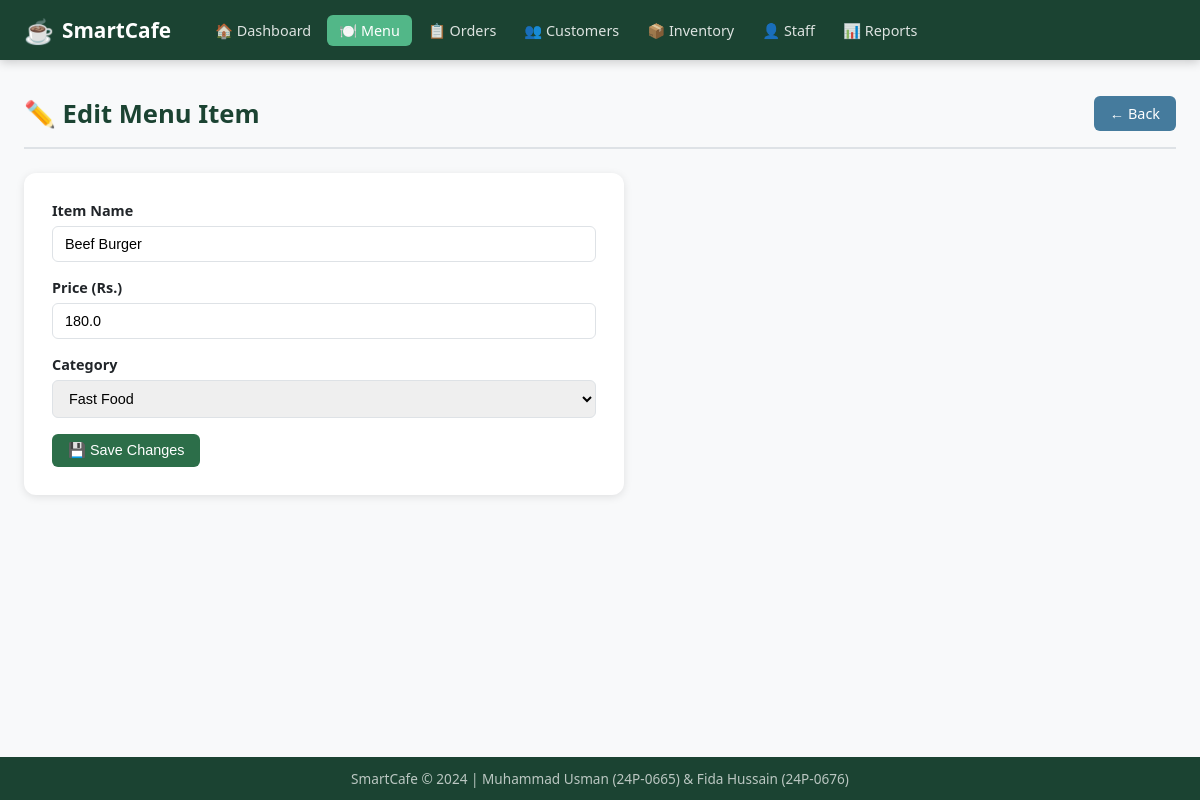
The page /menu/edit/2 on the database its author committed.
### tables this page shows
CREATE TABLE Menu_Item (
    item_id INTEGER PRIMARY KEY AUTOINCREMENT,
    name TEXT NOT NULL,
    price REAL NOT NULL,
    category TEXT
);

### app.py (the view, shortened to what this page needs)
@app.route('/menu/edit/<int:item_id>', methods=['GET', 'POST'])
def edit_menu_item(item_id):
    conn = get_db()
    item = conn.execute("SELECT * FROM Menu_Item WHERE item_id=?", (item_id,)).fetchone()
    conn.close()
    return render_template('edit_menu_item.html', item=item)

### app.py (called while the page is built)
def get_db():
    conn = sqlite3.connect(DATABASE)
    conn.row_factory = sqlite3.Row  # So rows behave like dictionaries
    conn.execute("PRAGMA foreign_keys = ON")  # Enable foreign key support
    return conn

### templates/edit_menu_item.html (shortened to what this page needs)
{% extends "base.html" %}
{% block content %}
<div class="page-header">
    <h1>✏️ Edit Menu Item</h1>
    <a href="{{ url_for('menu') }}" class="btn btn-secondary">← Back</a>
</div>
<div class="form-card">
    <form method="POST">
        <div class="form-group">
            <label>Item Name</label>
            <input type="text" name="name" class="form-control" value="{{ item.name }}" required>
        </div>
        <div class="form-group">
            <label>Price (Rs.)</label>
            <input type="number" name="price" step="0.01" class="form-control" value="{{ item.price }}" required>
        </div>
        <div class="form-group">
            <label>Category</label>
            <select name="category" class="form-control">
                {% for cat in ['Main Course', 'Fast Food', 'Beverages', 'Snacks', 'Desserts'] %}
                <option value="{{ cat }}" {% if item.category == cat %}selected{% endif %}>{{ cat }}</option>
                {% endfor %}
            </select>
        </div>
        <button type="submit" class="btn btn-primary">💾 Save Changes</button>
    </form>
</div>
{% endblock %}

### static/css/style.css (style rules this page uses)
* { margin: 0; padding: 0; box-sizing: border-box; }
:root { --primary: #2c6e49; --primary-dark: #1b4332; --secondary: #52b788; --accent: #f4a261; --danger: #e63946; --warning: #f4a261; --info: #457b9d; --bg: #f8f9fa; --card: #ffffff; --text: #212529; --text-muted: #6c757d; --border: #dee2e6; --shadow: 0 2px 8px rgba(0,0,0,0.1); }
body { font-family: 'Segoe UI', Tahoma, Geneva, Verdana, sans-serif; background: var(--bg); color: var(--text); min-height: 100vh; display: flex; flex-direction: column; }
.page-header { display: flex; justify-content: space-between; align-items: center; margin-bottom: 24px; padding-bottom: 16px; border-bottom: 2px solid var(--border); }
.page-header h1 { font-size: 1.6rem; color: var(--primary-dark); }
.btn { display: inline-block; padding: 8px 16px; border-radius: 6px; border: none; cursor: pointer; text-decoration: none; font-size: 0.9rem; font-weight: 500; transition: all 0.2s; }
.btn-primary { background: var(--primary); color: white; }
.btn-secondary { background: var(--info); color: white; }
.form-card { background: var(--card); border-radius: 12px; padding: 28px; box-shadow: var(--shadow); max-width: 600px; }
.form-group { margin-bottom: 16px; }
.form-group label { display: block; font-size: 0.9rem; font-weight: 600; margin-bottom: 6px; color: var(--text); }
.form-control { width: 100%; padding: 9px 12px; border: 1px solid var(--border); border-radius: 6px; font-size: 0.9rem; transition: border-color 0.2s; }

### rows shown on the page
Menu_Item: name "Beef Burger", price "180.0", category "Fast Food"
